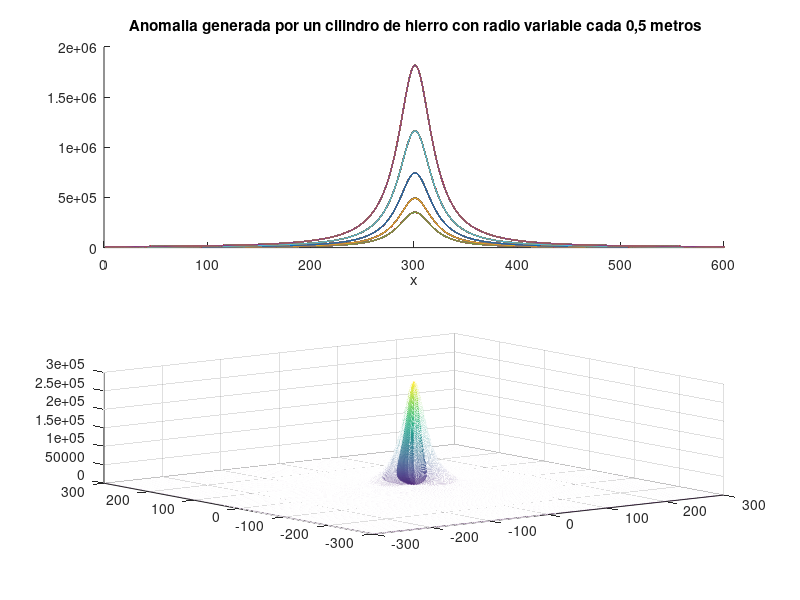

The MATLAB source for this figure:

%Punto 1- Anomalia generada por un mismo contraste de densidad en un cilindro con radio variable cada 5 metros
G=6,67384*(10^(-11)) %N*m^2)/kg^2
p= 1700 %kg/m3 Arena
p2=7874 %kg/m3 Hierro
deltap=p2-p %kg/m3
a= 5 %metros radio
h= 20 %metros profundidad
matriz=zeros(600,2);
for z=1:5
    contador=1;
    a=a+(z.*0.5); 
    for x=-300:300
        gz=((2*pi*G*deltap*(a.^2)*h)./(h.^2+x.^2));
        matriz(contador,1)= contador;
        matriz (contador,2)=gz;
        contador=contador+1;
    end
    
    subplot(2,1,1)
    xlim ([0,600])
    title ' Anomalia generada por un cilindro de hierro con radio variable cada 0,5 metros'
    xlabel 'x'

    hold all
    for i=1:600
         plot(matriz(:,1),matriz(:,2))
    end
end
b=5
w=20
x1=(-300:0.5:300);
y1=(-300:0.5:300);
%ploteador
[X,Y]=meshgrid(x1,y1);
gz2=((2*pi*G*deltap*(b.^2)*w)./(w.^2+X.^2+Y.^2));
subplot(2,1,2)
title 'Anomalia 3d generada por un cilindro de hierro en un capa de arenas'
xlabel 'x'
zlabel 'm/s^2'
ylabel 'y'
mesh(X,Y,gz2)


